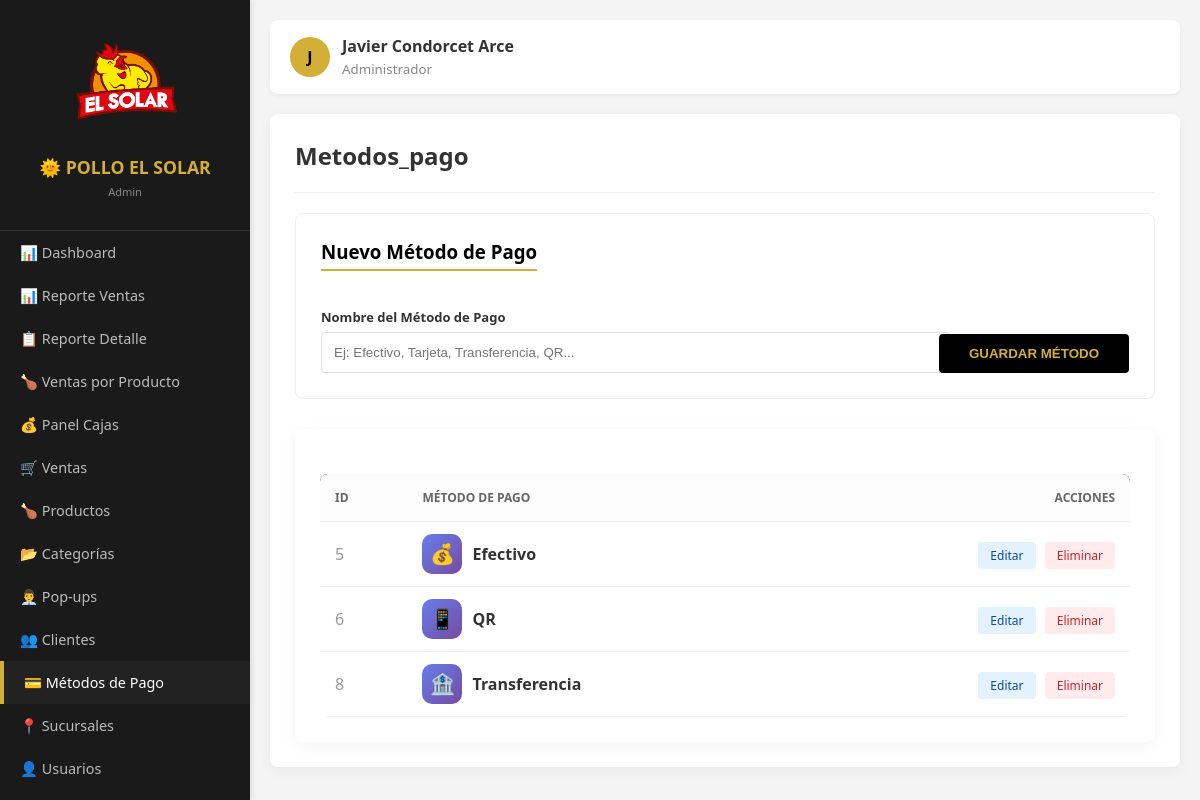
Page /bolivia/admin.php?mod=metodos_pago (signed in) on the committed database.
### tables this page shows
CREATE TABLE `metodos_pago` (
  `id` int(11) NOT NULL,
  `nombre` varchar(50) NOT NULL,
  `estado` tinyint(1) DEFAULT 1
);

### bolivia/modulos/metodos_pago.php (the view, shortened to what this page needs)
<?php
$mp_edit = null;
$metodos_pago = $pdo->query("SELECT * FROM metodos_pago WHERE estado = 1 ORDER BY nombre ASC")->fetchAll();
?>
<div style="background:#fff; padding:25px; border-radius:8px; border:1px solid #eee; margin-bottom:30px;">
    <h3 style="margin-top:0; color:#000; border-bottom: 2px solid #D4AF37; display:inline-block; padding-bottom:5px;">
        <?php echo $mp_edit ? "Editar Método de Pago" : "Nuevo Método de Pago"; ?>
    </h3>
    <form id="formMetodoPago" method="POST" style="display:flex; gap:15px; align-items: flex-end; margin-top:15px;">
        <div style="flex:2;">
            <label style="font-weight:bold; font-size:13px;">Nombre del Método de Pago</label>
            <input type="text" name="nombre" id="input_nombre" required value="<?php echo $mp_edit['nombre'] ?? ''; ?>"
                   placeholder="Ej: Efectivo, Tarjeta, Transferencia, QR..."
                   style="width:100%; padding:12px; margin-top:5px; border:1px solid #ddd; border-radius:4px;">
        </div>
        <button type="button" onclick="abrirModalMP()"
                style="background:#000; color:#D4AF37; border:none; padding:12px 30px; border-radius:4px; cursor:pointer; font-weight:bold;">
            <?php echo $mp_edit ? "ACTUALIZAR" : "GUARDAR MÉTODO"; ?>
        </button>
    </form>
</div>
<div class="table-card">
    <table style="width:100%; border-collapse: collapse; background:#fff; border-radius:8px; overflow:hidden;">
        <thead>
            <tr style="background:#1a1a1a; color:#D4AF37; text-align:left;">
                <th style="padding:15px;">ID</th>
                <th>Método de Pago</th>
                <th style="text-align:right; padding-right:15px;">Acciones</th>
            </tr>
        </thead>
        <tbody>
            <?php foreach ($metodos_pago as $mp): ?>
            <tr style="border-bottom: 1px solid #f2f2f2;">
                <td style="padding:15px; color:#999;"><?php echo $mp['id']; ?></td>
                <td>
                    <div style="display:flex; align-items:center; gap:10px;">
                        <div class="metodo-icon">
                            <?php
                                $iconos = [
                                    'Efectivo' => '💰',
                                    'Tarjeta' => '💳',
                                    'Transferencia' => '🏦',
                                    'QR' => '📱'
                                ];
                                $icono = '💵';
                                foreach($iconos as $key => $ico) {
                                    if(strpos($mp['nombre'], $key) !== false) {
                                        $icono = $ico;
                                        break;
                                    }
                                }
                                echo $icono;
                            ?>
                        </div>
                        <strong><?php echo htmlspecialchars($mp['nombre']); ?></strong>
                    </div>
                </td>
                <td style="text-align:right; padding-right:15px;">
                    <a href="admin.php?mod=metodos_pago&edit=<?php echo $mp['id']; ?>"
                       style="background:#e3f2fd; color:#0d47a1; padding:5px 12px; border-radius:4px; text-decoration:none; font-size:12px; margin-right:5px;">Editar</a>
                    <a href="admin.php?mod=metodos_pago&del=<?php echo $mp['id']; ?>"
                       onclick="return confirm('¿Eliminar <?php echo $mp['nombre']; ?>?')"
                       style="background:#ffebee; color:#c62828; padding:5px 12px; border-radius:4px; text-decoration:none; font-size:12px;">Eliminar</a>
                </td>
            </tr>
            <?php endforeach; ?>
        </tbody>
    </table>
</div>

### bolivia/admin.php (style rules this page uses)
:root { --sidebar-width: 250px; --gold: #D4AF37; --dark: #1a1a1a; }
body { margin: 0; display: flex; font-family: 'Segoe UI', sans-serif; background: #f4f4f4; color: #333; }
.table-card { background: #fff; padding: 25px; border-radius: 8px; box-shadow: 0 4px 15px rgba(0,0,0,0.05); overflow-x: auto; }
table { width: 100%; border-collapse: collapse; margin-top: 20px; }
th, td { text-align: left; padding: 12px; border-bottom: 1px solid #eee; }
th { background: #fcfcfc; color: #666; text-transform: uppercase; font-size: 0.75em; }

### bolivia/modulos/metodos_pago.php (style rules this page uses)
.metodo-icon { width: 40px; height: 40px; background: linear-gradient(135deg, #667eea 0%, #764ba2 100%); border-radius: 10px; display: inline-flex; align-items: center; justify-content: center; color: white; font-size: 20px; }

### rows in the picture
metodos_pago: id "5", icono "💰", nombre "Efectivo"
metodos_pago: id "6", icono "📱", nombre "QR"
metodos_pago: id "8", icono "🏦", nombre "Transferencia"

### other values in the picture
$user_rol "Admin"
$item['icono'] "📊"
$item['nombre'] "Dashboard"
$item['nombre'] "Reporte Ventas"
$item['icono'] "📋"
$item['nombre'] "Reporte Detalle"
$item['icono'] "🍗"
$item['nombre'] "Ventas por Producto"
$item['icono'] "💰"
$item['nombre'] "Panel Cajas"
$item['icono'] "🛒"
$item['nombre'] "Ventas"
$item['nombre'] "Productos"
$item['icono'] "📂"
$item['nombre'] "Categorías"
